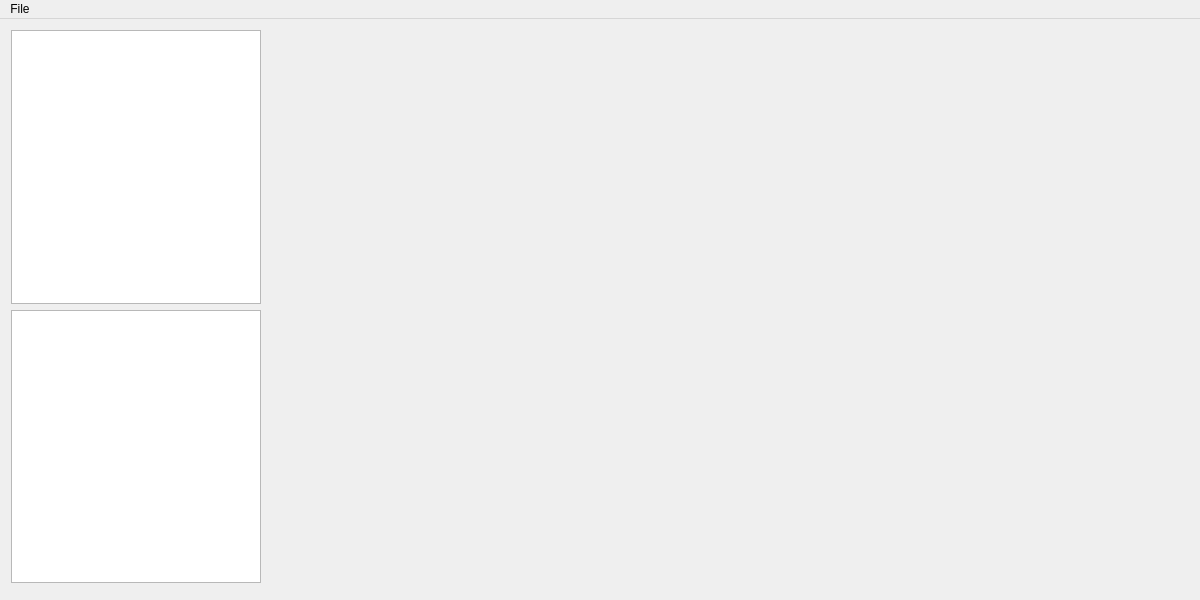
<?xml version="1.0" encoding="UTF-8"?>
<ui version="4.0">
 <class>MyQTUIClass</class>
 <widget class="QMainWindow" name="MyQTUIClass">
  <property name="geometry">
   <rect>
    <x>0</x>
    <y>0</y>
    <width>1200</width>
    <height>600</height>
   </rect>
  </property>
  <property name="windowTitle">
   <string>Awesome Window</string>
  </property>
  <property name="windowIcon">
   <iconset resource="myqtui.qrc">
    <normaloff>:/icon.ico</normaloff>:/icon.ico</iconset>
  </property>
  <property name="autoFillBackground">
   <bool>false</bool>
  </property>
  <widget class="QWidget" name="centralWidget">
   <layout class="QGridLayout" name="gridLayout">
    <item row="1" column="0">
     <widget class="QTextEdit" name="textEdit">
      <property name="maximumSize">
       <size>
        <width>250</width>
        <height>16777215</height>
       </size>
      </property>
     </widget>
    </item>
    <item row="0" column="0">
     <widget class="QListWidget" name="listWidget">
      <property name="maximumSize">
       <size>
        <width>250</width>
        <height>16777215</height>
       </size>
      </property>
     </widget>
    </item>
    <item row="0" column="1" rowspan="3">
     <widget class="GLContainer" name="widget" native="true">
      <property name="autoFillBackground">
       <bool>false</bool>
      </property>
     </widget>
    </item>
   </layout>
  </widget>
  <widget class="QMenuBar" name="menuBar">
   <property name="geometry">
    <rect>
     <x>0</x>
     <y>0</y>
     <width>1200</width>
     <height>31</height>
    </rect>
   </property>
   <widget class="QMenu" name="menuFile">
    <property name="title">
     <string>File</string>
    </property>
    <addaction name="separator"/>
    <addaction name="actionSave"/>
    <addaction name="actionLoad"/>
   </widget>
   <addaction name="menuFile"/>
  </widget>
  <action name="actionSave">
   <property name="text">
    <string>Save</string>
   </property>
  </action>
  <action name="actionLoad">
   <property name="text">
    <string>Load</string>
   </property>
  </action>
 </widget>
 <layoutdefault spacing="6" margin="11"/>
 <customwidgets>
  <customwidget>
   <class>GLContainer</class>
   <extends>QWidget</extends>
   <header>GLContainer.h</header>
   <container>1</container>
  </customwidget>
 </customwidgets>
 <resources>
  <include location="myqtui.qrc"/>
 </resources>
 <connections/>
</ui>
